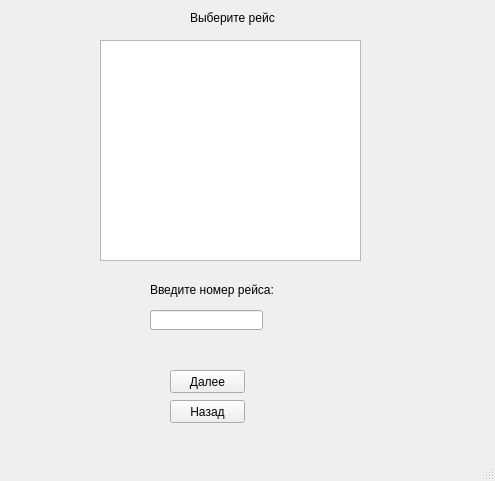
<?xml version="1.0" encoding="UTF-8"?>
<ui version="4.0">
 <class>MainWindow</class>
 <widget class="QMainWindow" name="MainWindow">
  <property name="geometry">
   <rect>
    <x>0</x>
    <y>0</y>
    <width>495</width>
    <height>481</height>
   </rect>
  </property>
  <property name="windowTitle">
   <string>MainWindow</string>
  </property>
  <widget class="QWidget" name="centralwidget">
   <widget class="QLabel" name="label">
    <property name="geometry">
     <rect>
      <x>190</x>
      <y>10</y>
      <width>101</width>
      <height>16</height>
     </rect>
    </property>
    <property name="text">
     <string>Выберите рейс</string>
    </property>
   </widget>
   <widget class="QTableWidget" name="tableWidget">
    <property name="geometry">
     <rect>
      <x>100</x>
      <y>40</y>
      <width>261</width>
      <height>221</height>
     </rect>
    </property>
   </widget>
   <widget class="QLabel" name="label_2">
    <property name="geometry">
     <rect>
      <x>150</x>
      <y>280</y>
      <width>141</width>
      <height>20</height>
     </rect>
    </property>
    <property name="text">
     <string>Введите номер рейса:</string>
    </property>
   </widget>
   <widget class="QLineEdit" name="lineEdit">
    <property name="geometry">
     <rect>
      <x>150</x>
      <y>310</y>
      <width>113</width>
      <height>20</height>
     </rect>
    </property>
   </widget>
   <widget class="QLabel" name="label_3">
    <property name="geometry">
     <rect>
      <x>90</x>
      <y>340</y>
      <width>281</width>
      <height>20</height>
     </rect>
    </property>
    <property name="text">
     <string/>
    </property>
   </widget>
   <widget class="QPushButton" name="pushButton">
    <property name="geometry">
     <rect>
      <x>170</x>
      <y>370</y>
      <width>75</width>
      <height>23</height>
     </rect>
    </property>
    <property name="text">
     <string>Далее</string>
    </property>
   </widget>
   <widget class="QPushButton" name="pushButton_2">
    <property name="geometry">
     <rect>
      <x>170</x>
      <y>400</y>
      <width>75</width>
      <height>23</height>
     </rect>
    </property>
    <property name="text">
     <string>Назад</string>
    </property>
   </widget>
  </widget>
  <widget class="QMenuBar" name="menubar">
   <property name="geometry">
    <rect>
     <x>0</x>
     <y>0</y>
     <width>495</width>
     <height>21</height>
    </rect>
   </property>
  </widget>
  <widget class="QStatusBar" name="statusbar"/>
 </widget>
 <resources/>
 <connections/>
</ui>
